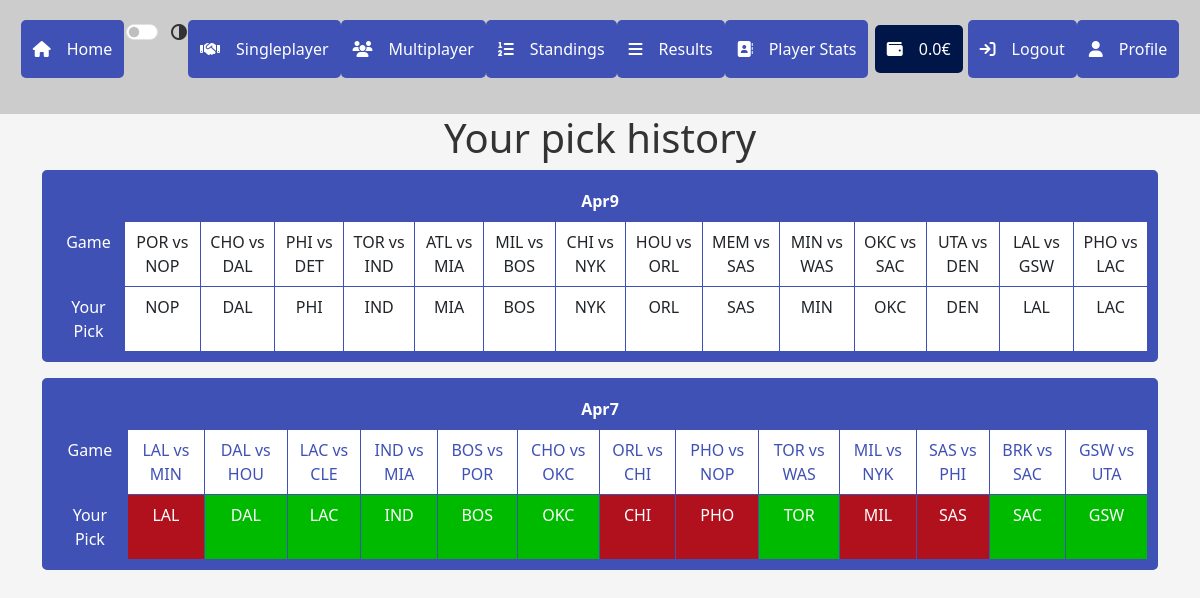
Page /multiHistory (signed in) on the committed database.
### app.py (models this page shows, shortened)
class Users(db.Model):
    id = db.Column(db.Integer, primary_key=True)
    username = db.Column(db.String(100), nullable=False)
    email = db.Column(db.String(100), nullable=False, unique=True)
    password_hash = db.Column(db.String(128))
    wallet = db.Column(db.Float)
    date_added = db.Column(db.DateTime, default=datetime.now)

class Multiplayer(db.Model):
    id = db.Column(db.Integer(), primary_key=True)
    day = db.Column(db.String(10), nullable=False)
    userId = db.Column(db.Integer(), nullable=False)
    gameMode = db.Column(db.Integer(), nullable=False)

class Teams(db.Model):
    id = db.Column(db.Integer, primary_key=True)
    shortTeamName = db.Column(db.String(10), unique=True, nullable=False)
    teamName = db.Column(db.String(50), unique=True, nullable=False)
    arena = db.Column(db.String(80))
    wins = db.Column(db.Integer)
    losses = db.Column(db.Integer)

### app.py (the view)
@app.route('/multiHistory')
def multiPlayerHistory():
    checkPlayerMultiplayerPicks()
    if "user" in session:
        userLogged = True
    else:
        userLogged = False
    if userLogged:
        user = session['user']
        userData = Users.query.filter_by(id=user).first()
        wallet = userData.wallet
        username = userData.username
        picks = Multiplayer.query.filter_by(userId=user)
        userData = {
            "username": userData.username,
            "balance" : float(userData.wallet),
        }
        MPicks = {}
        for pick in picks:
            MpickGames = MultiplayerPicks.query.filter_by(multipId=pick.id)
            MPicks.setdefault(pick.day,{})
            for mpick in MpickGames:
                game = Games.query.filter_by(id=mpick.gameid).first()
                gameText = Teams.query.filter_by(id=game.team1_id).first().shortTeamName + " vs " + Teams.query.filter_by(id=game.team2_id).first().shortTeamName
                correct = None
                if game.score1 != 0:
                    if game.score1 > game.score2:
                        correct = Teams.query.filter_by(id=game.team1_id).first().shortTeamName
                    else :
                        correct = Teams.query.filter_by(id=game.team2_id).first().shortTeamName
                winner = Teams.query.filter_by(id=mpick.winner).first().shortTeamName
                MPicks[pick.day].setdefault(mpick.id,{"Winner":winner,"Game":gameText,"Correct":correct,"GameId":game.id})
    return render_template('pickHistory.html',userData=userData,userLogged=userLogged,username=username,wallet=wallet,MPicks=MPicks)

### app.py (called while the page is built, shortened)
def checkPlayerMultiplayerPicks():
    picks = MultiplayerPicks.query.all()
    for pick in picks:
        if pick.correct == 0:
            game = Games.query.filter_by(id=pick.gameid).first()

### templates/pickHistory.html (shortened to what this page needs)
<!DOCTYPE html>
<html>
    <head>
        <link rel="stylesheet" href="https://cdnjs.cloudflare.com/ajax/libs/font-awesome/6.4.2/css/all.min.css"/>
        <link rel="stylesheet" href="{{ url_for('static', filename='css/styles.css') }}">
        <link rel="stylesheet" href="https://cdnjs.cloudflare.com/ajax/libs/twitter-bootstrap/5.3.0/css/bootstrap.min.css">
        <link rel="stylesheet" href="https://cdn.datatables.net/2.0.5/css/dataTables.bootstrap5.css">
    </head>
    <body class="body">
        {% block content %}
        <div class="main" script="width=100%">
            <header id="inicio" style="border: 20px solid #ccc; background-color: #ccc;">
                <div class="row top-nav d-flex justify-content-center">
                    <div class="col d-flex justify-content-around">
                        <button class="button" onclick="location.href='/'"><i class="fa fa-house"></i>Home</button>
                        <div class="form-check form-switch">
                            <input type="checkbox" class="form-check-input" id="checkbox" onclick="toggleDarkMode()">
                            <label class="form-check-label" for="checkbox"><p class="theme" style="padding-left: 5px;"><i class="fa-solid fa-circle-half-stroke fa-rotate-180"></i></p></label>
                        </div>
                        <div class="d-flex justify-content-center">
                            <button onclick="location.href='/1v1mode';" class="button"><i class="fa fa-handshake"></i>Singleplayer</button>
                            <button onclick="location.href='/multiplayer';"class="button"><i class="fa fa-users"></i>Multiplayer</button>
                            <button onclick="location.href='/standings';"class="button"><i class="fa fa-list-ol"></i>Standings</button>
                            <button onclick="location.href='/results';" class="button"><i class="fa fa-bars"></i>Results</button>
                            <button onclick="location.href='/stats';" class="button"><i class="fa fa-address-book"></i>Player Stats</button>
                        </div>
                        {% if userLogged %}
                        <div class="d-flex justify-content-end">
                            <button onclick="location.href='/profile'" class="wallet" disabled><i class="fa fa-wallet"></i>{{ wallet }}€</button>
                            <button onclick="location.href='/logout'" class="button logged" id="logout"><i class="fa fa-sign-in"></i>Logout</a>
                            <button onclick="location.href='/profile'" class="button logged"><i class="fa fa-user"></i>Profile</a>
                        </div>
                        {% else %}
                        <div class="d-flex justify-content-end">
                            <button onclick="location.href='/login'" class="button unlogged"><i class="fa fa-sign-out"></i>Login</a>
                            <button onclick="location.href='/register'" class="button unlogged"><i class="fa fa-user-plus"></i>Sign Up</a>
                        </div>
                        {% endif %}
                    </div>
                </div>
            </header>
            <div class="d-flex justify-content-center">
                <h1>Your pick history</h1>
            </div>
            <div class="container">
                <div class="col">
                    {% for pick in MPicks.keys() %}
                    <table class="d-flex justify-content-center table table-bordered">
                        <tbody class="tableBorder">
                        <tr><th colspan="{{ MPicks[pick]|length+1 }}" style="text-align: center; background-color: #3f51b5; color: white;">{{pick}}</th></tr>
                        <tr>
                            <td style="background-color: #3f51b5; color: white;">Game</td>
                            {% for game in MPicks[pick] %}
                            {% if MPicks[pick][game]['Correct'] == None %}
                            <td>{{MPicks[pick][game]['Game']}}</td>
                            {% else %}
                            <td><a class="underline" href="../game/{{ MPicks[pick][game]['GameId'] }}" target="_blank">{{MPicks[pick][game]['Game']}}</a></td>
                            {% endif %}
                            {% endfor %}
                        </tr>
                        <tr>
                            <td style="background-color: #3f51b5; color: white;">Your Pick</td>
                            {% for game in MPicks[pick] %}
                            {% if MPicks[pick][game]['Correct'] == None %}
                            <td>{{MPicks[pick][game]['Winner']}}</td>
                            {% elif MPicks[pick][game]['Correct'] == MPicks[pick][game]['Winner'] %}
                            <td style="background-color: #00ba00; color: white;">{{MPicks[pick][game]['Winner']}}</td>
                            {% else %}
                            <td style="background-color: #b1101d; color: white;">{{MPicks[pick][game]['Winner']}}</td>
                            {% endif %}
                            {% endfor %}
                        </tr>
                        </tbody>
                    </table>
                    {% endfor %}
                </div>
            </div>
        {% endblock %}
    </body>
</html>

### static/css/styles.css (style rules this page uses)
.body { background-color: #f5f5f5; color:#333333; }
.main { margin-left: auto; margin-right: auto; }
#checkbox { cursor: pointer; }
.wallet { background-color:#001648; border: 5px; color: white; padding: 12px; border-radius : 5px; cursor: pointer; margin: 5px; }
.button { background-color:#3f51b5; border: 5px; color: white; padding: 12px; border-radius : 5px; cursor: pointer; }
.top-nav { margin: 16px; }
.fa { margin-right: 16px; }
.tableBorder { border: 10px solid #3f51b5; border-radius: 5px; }
th { text-align: center; }
td { text-align: center; }
.underline { text-decoration: none; color:#3f51b5; }

### rows in the picture
Users: wallet "0.0"
Multiplayer: day "Apr9", day "POR vs NOP" "CHO vs DAL" "PHI vs DET" "TOR vs IND" "ATL vs MIA" "MIL vs BOS" "CHI vs NYK" "HOU vs ORL" "MEM vs SAS" "MIN vs WAS" "OKC vs SAC" "UTA vs DEN" "LAL vs GSW" "PHO vs LAC", day.shortTeamName "NOP" "DAL" "PHI" "IND" "MIA" "BOS" "NYK" "ORL" "SAS" "MIN" "OKC" "DEN" "LAL" "LAC"
Multiplayer: day "Apr7", day "LAL vs MIN" "DAL vs HOU" "LAC vs CLE" "IND vs MIA" "BOS vs POR" "CHO vs OKC" "ORL vs CHI" "PHO vs NOP" "TOR vs WAS" "MIL vs NYK" "SAS vs PHI" "BRK vs SAC" "GSW vs UTA", day.shortTeamName "LAL" "CHI" "PHO" "MIL" "SAS", day.shortTeamName "DAL" "LAC" "IND" "BOS" "OKC" "TOR" "SAC" "GSW"
